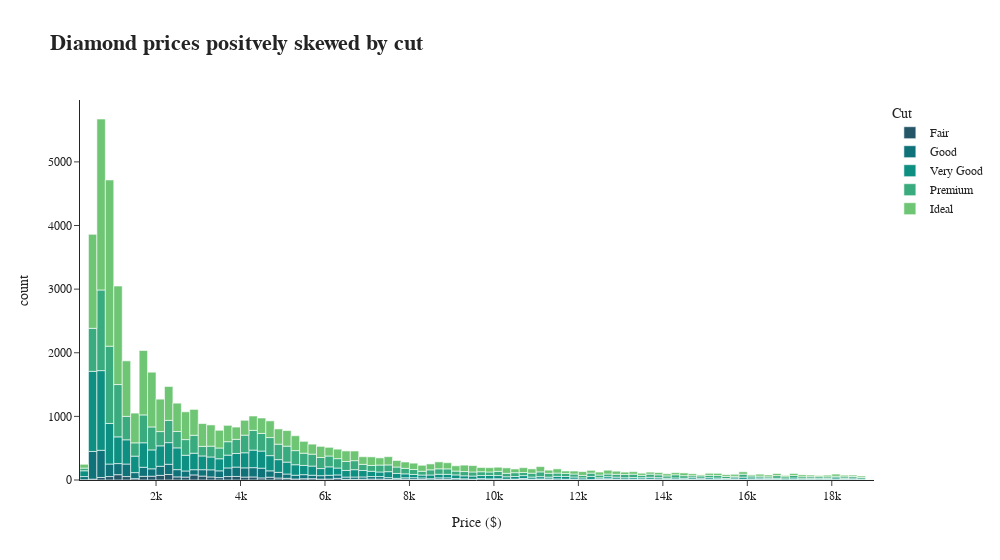

The code cell stored with this chart in its notebook:
### Markdown cell above
*Plotly Color Palettes*

1. Sequential: Colors go in sequential order (Ordinal or Numerical variables)
2. Categorical: Colors have no order and are easily distinguished (Nominal Variable - No inherent order: e.g. Basketball Positions or Genres)
3. Diverging: Colors that go in opposite directions from the center (Only use if ends of a variable are meaningful -- Ex: Temperature, Hot = Red, Cold = Blue)

### Code cell
fig = px.histogram(
    df_diamonds.sort_values(by = "cut"),
    x = "price",
    color = "cut",
    color_discrete_sequence = px.colors.sequential.Aggrnyl,
    labels = {
        "price": "Price ($)",
        "cut": "Cut"
    },
    # Sort the "cut" variable in order
    category_orders={
        "cut": ["Fair", "Good", "Very Good", "Premium", "Ideal"]
    },
    template="simple_white",
    width=1000,
    title="<b>Diamond prices positively skewed by cut<b>"
)

# Font customization
fig.update_layout(
    font_family = "Helvetica",
    title_font_family = "Georgia",
    title_font_size = 22
)
fig.show()

### Figure 1 — Plotly figure (JSON) as saved in the notebook; plotly's stock layout.template omitted (floating-point values rounded to 4 significant figures; data arrays with more than 128 entries replaced by an {"elided": "..."} marker saying what was removed)
{"data": [{"bingroup": "x", "hovertemplate": "Cut=Fair<br>Price ($)=%{x}<br>count=%{y}<extra></extra>", "legendgroup": "Fair", "marker": {"color": "rgb(36, 86, 104)", "pattern": {"shape": ""}}, "name": "Fair", "orientation": "v", "showlegend": true, "type": "histogram", "x": {"elided": "1610 int values"}, "xaxis": "x", "yaxis": "y"}, {"bingroup": "x", "hovertemplate": "Cut=Good<br>Price ($)=%{x}<br>count=%{y}<extra></extra>", "legendgroup": "Good", "marker": {"color": "rgb(15, 114, 121)", "pattern": {"shape": ""}}, "name": "Good", "orientation": "v", "showlegend": true, "type": "histogram", "x": {"elided": "4906 int values"}, "xaxis": "x", "yaxis": "y"}, {"bingroup": "x", "hovertemplate": "Cut=Very Good<br>Price ($)=%{x}<br>count=%{y}<extra></extra>", "legendgroup": "Very Good", "marker": {"color": "rgb(13, 143, 129)", "pattern": {"shape": ""}}, "name": "Very Good", "orientation": "v", "showlegend": true, "type": "histogram", "x": {"elided": "12082 int values"}, "xaxis": "x", "yaxis": "y"}, {"bingroup": "x", "hovertemplate": "Cut=Premium<br>Price ($)=%{x}<br>count=%{y}<extra></extra>", "legendgroup": "Premium", "marker": {"color": "rgb(57, 171, 126)", "pattern": {"shape": ""}}, "name": "Premium", "orientation": "v", "showlegend": true, "type": "histogram", "x": {"elided": "13791 int values"}, "xaxis": "x", "yaxis": "y"}, {"bingroup": "x", "hovertemplate": "Cut=Ideal<br>Price ($)=%{x}<br>count=%{y}<extra></extra>", "legendgroup": "Ideal", "marker": {"color": "rgb(110, 197, 116)", "pattern": {"shape": ""}}, "name": "Ideal", "orientation": "v", "showlegend": true, "type": "histogram", "x": {"elided": "21551 int values"}, "xaxis": "x", "yaxis": "y"}], "layout": {"barmode": "relative", "font": {"family": "Helvetica"}, "legend": {"title": {"text": "Cut"}, "tracegroupgap": 0}, "title": {"font": {"family": "Georgia", "size": 22}, "text": "<b>Diamond prices positvely skewed by cut<b>"}, "width": 1000, "xaxis": {"anchor": "y", "domain": [0, 1], "title": {"text": "Price ($)"}}, "yaxis": {"anchor": "x", "domain": [0, 1], "title": {"text": "count"}}}}
